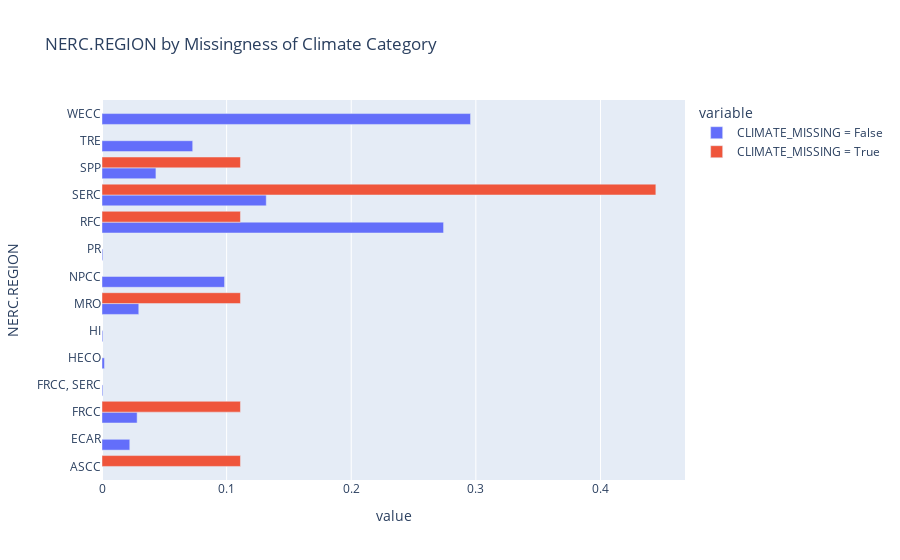

Notebook code for this chart:
### Code cell
outage_dist.plot(kind='barh', title='NERC.REGION by Missingness of Climate Category', barmode='group')

### Figure 1 — Plotly figure (JSON) as saved in the notebook; plotly's stock layout.template omitted (floating-point values rounded to 4 significant figures)
{"data": [{"alignmentgroup": "True", "hovertemplate": "variable=CLIMATE_MISSING = False<br>value=%{x}<br>NERC.REGION=%{y}<extra></extra>", "legendgroup": "CLIMATE_MISSING = False", "marker": {"color": "#636efa", "pattern": {"shape": ""}}, "name": "CLIMATE_MISSING = False", "offsetgroup": "CLIMATE_MISSING = False", "orientation": "h", "showlegend": true, "textposition": "auto", "type": "bar", "x": [null, 0.0223, 0.0282, 0.0006557, 0.001967, 0.0006557, 0.02951, 0.09836, 0.0006557, 0.2741, 0.1318, 0.04328, 0.07279, 0.2957], "xaxis": "x", "y": ["ASCC", "ECAR", "FRCC", "FRCC, SERC", "HECO", "HI", "MRO", "NPCC", "PR", "RFC", "SERC", "SPP", "TRE", "WECC"], "yaxis": "y"}, {"alignmentgroup": "True", "hovertemplate": "variable=CLIMATE_MISSING = True<br>value=%{x}<br>NERC.REGION=%{y}<extra></extra>", "legendgroup": "CLIMATE_MISSING = True", "marker": {"color": "#EF553B", "pattern": {"shape": ""}}, "name": "CLIMATE_MISSING = True", "offsetgroup": "CLIMATE_MISSING = True", "orientation": "h", "showlegend": true, "textposition": "auto", "type": "bar", "x": [0.1111, null, 0.1111, null, null, null, 0.1111, null, null, 0.1111, 0.4444, 0.1111, null, null], "xaxis": "x", "y": ["ASCC", "ECAR", "FRCC", "FRCC, SERC", "HECO", "HI", "MRO", "NPCC", "PR", "RFC", "SERC", "SPP", "TRE", "WECC"], "yaxis": "y"}], "layout": {"barmode": "group", "legend": {"title": {"text": "variable"}, "tracegroupgap": 0}, "title": {"text": "NERC.REGION by Missingness of Climate Category"}, "xaxis": {"anchor": "y", "domain": [0, 1], "title": {"text": "value"}}, "yaxis": {"anchor": "x", "domain": [0, 1], "title": {"text": "NERC.REGION"}}}}
